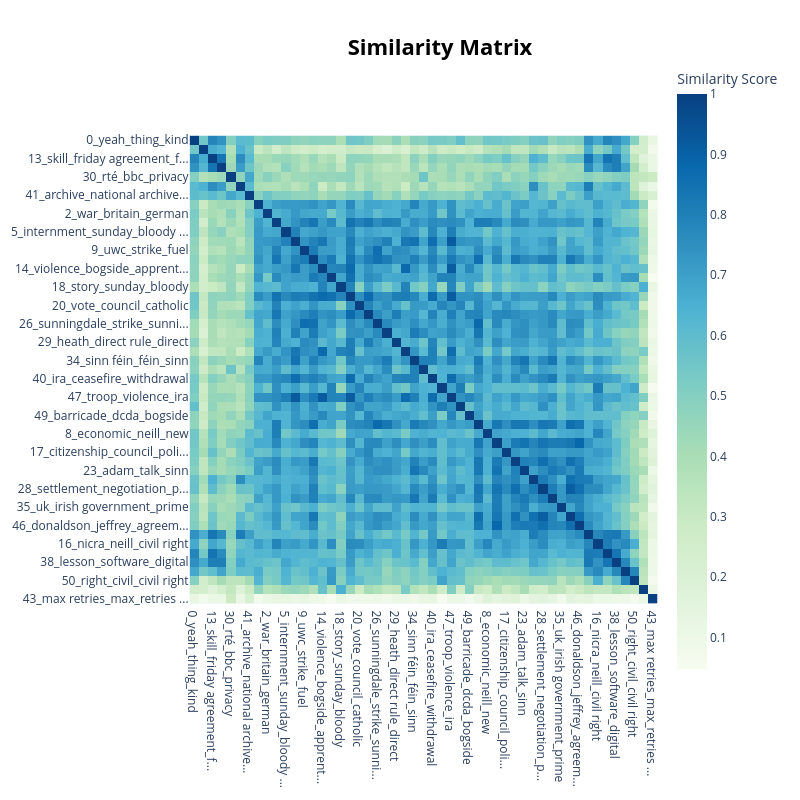

The notebook cell saved with this chart:
### Code cell
# Create topic similarity heatmaps with clustering

# Option2 heatmap with clustering
print("Creating Option2 topic similarity heatmap...")
option2_heatmap = option2_topic_model_fast.visualize_heatmap(
    n_clusters=5,  # Number of topic clusters to form
)
option2_heatmap.show()

### Figure 1 — Plotly figure (JSON) as saved in the notebook; plotly's stock layout.template omitted (floating-point values rounded to 4 significant figures; data arrays with more than 128 entries replaced by an {"elided": "..."} marker saying what was removed)
{"data": [{"coloraxis": "coloraxis", "hovertemplate": "x: %{x}<br>y: %{y}<br>Similarity Score: %{z}<extra></extra>", "name": "0", "type": "heatmap", "x": ["0_yeah_thing_kind", "7_image_work_tool", "13_skill_friday agreement_f...", "21_information_key informat...", "30_rté_bbc_privacy", "31_activity_friday agreemen...", "41_archive_national archive...", "1_hunger_hunger strike_strike", "2_war_britain_german", "4_neill_paisley_reform", "5_internment_sunday_bloody ...", "6_ira_army_uvf", "9_uwc_strike_fuel", "12_agreement_unionist_campa...", "14_violence_bogside_apprent...", "15_march_nicra_nicra march", "18_story_sunday_bloody", "19_violence_situation_gover...", "20_vote_council_catholic", "25_hunt_declaration_discrim...", "26_sunningdale_strike_sunni...", "27_party_dup_unionist party", "29_heath_direct rule_direct", "33_bomb_july_civilian", "34_sinn féin_féin_sinn", "36_leaflet_index_open new", "40_ira_ceasefire_withdrawal", "44_nicra_catholic_demand", "47_troop_violence_ira", "48_roman_roman catholic_pro...", "49_barricade_dcda_bogside", "3_sunningdale_executive_cou...", "8_economic_neill_new", "10_extract_ahern_trimble", "17_citizenship_council_poli...", "22_thatcher_forum_fitzgerald", "23_adam_talk_sinn", "24_friday agreement_friday_...", "28_settlement_negotiation_p...", "32_pira_ceasefire_peace", "35_uk_irish government_prime", "39_agreement_signing_united", "46_donaldson_jeffrey_agreem...", "11_document_slide_declaration", "16_nicra_neill_civil right", "37_skill_suggestion teachin...", "38_lesson_software_digital", "45_protest_task_research", "50_right_civil_civil right", "42_shot_soldier_rossville", "43_max retries_max_retries ..."], "xaxis": "x", "y": ["0_yeah_thing_kind", "7_image_work_tool", "13_skill_friday agreement_f...", "21_information_key informat...", "30_rté_bbc_privacy", "31_activity_friday agreemen...", "41_archive_national archive...", "1_hunger_hunger strike_strike", "2_war_britain_german", "4_neill_paisley_reform", "5_internment_sunday_bloody ...", "6_ira_army_uvf", "9_uwc_strike_fuel", "12_agreement_unionist_campa...", "14_violence_bogside_apprent...", "15_march_nicra_nicra march", "18_story_sunday_bloody", "19_violence_situation_gover...", "20_vote_council_catholic", "25_hunt_declaration_discrim...", "26_sunningdale_strike_sunni...", "27_party_dup_unionist party", "29_heath_direct rule_direct", "33_bomb_july_civilian", "34_sinn féin_féin_sinn", "36_leaflet_index_open new", "40_ira_ceasefire_withdrawal", "44_nicra_catholic_demand", "47_troop_violence_ira", "48_roman_roman catholic_pro...", "49_barricade_dcda_bogside", "3_sunningdale_executive_cou...", "8_economic_neill_new", "10_extract_ahern_trimble", "17_citizenship_council_poli...", "22_thatcher_forum_fitzgerald", "23_adam_talk_sinn", "24_friday agreement_friday_...", "28_settlement_negotiation_p...", "32_pira_ceasefire_peace", "35_uk_irish government_prime", "39_agreement_signing_united", "46_donaldson_jeffrey_agreem...", "11_document_slide_declaration", "16_nicra_neill_civil right", "37_skill_suggestion teachin...", "38_lesson_software_digital", "45_protest_task_research", "50_right_civil_civil right", "42_shot_soldier_rossville", "43_max retries_max_retries ..."], "yaxis": "y", "z": {"elided": "51x51 float values"}}], "layout": {"coloraxis": {"colorbar": {"title": {"text": "Similarity Score"}}, "colorscale": [[0, "rgb(247,252,240)"], [0.125, "rgb(224,243,219)"], [0.25, "rgb(204,235,197)"], [0.375, "rgb(168,221,181)"], [0.5, "rgb(123,204,196)"], [0.625, "rgb(78,179,211)"], [0.75, "rgb(43,140,190)"], [0.875, "rgb(8,104,172)"], [1, "rgb(8,64,129)"]]}, "height": 800, "hoverlabel": {"bgcolor": "white", "font": {"family": "Rockwell", "size": 16}}, "legend": {"title": {"text": "Trend"}}, "margin": {"t": 60}, "showlegend": true, "title": {"font": {"color": "Black", "size": 22}, "text": "<b>Similarity Matrix</b>", "x": 0.55, "xanchor": "center", "y": 0.95, "yanchor": "top"}, "width": 800, "xaxis": {"anchor": "y", "constrain": "domain", "domain": [0, 1], "scaleanchor": "y"}, "yaxis": {"anchor": "x", "autorange": "reversed", "constrain": "domain", "domain": [0, 1]}}}
